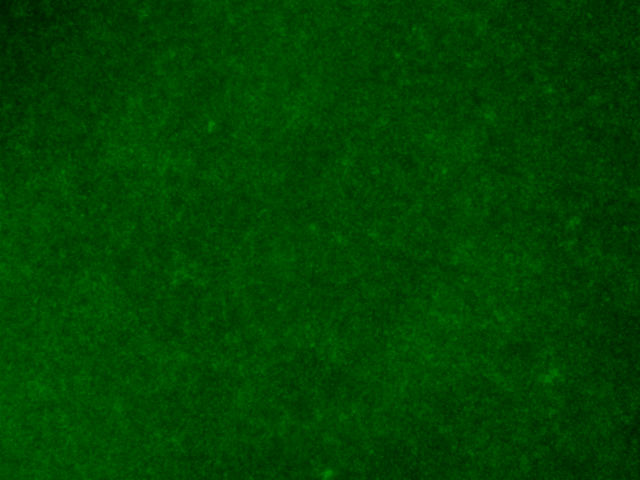
#> input picture biofilm_data/biofilm/NaIO4/NaIO4_20x_XY02_Z160_CH2.tif, 640 x 480 px; its folder holds 3 pictures in this run
$ python test.py   (older library calls are emulated)
#> lines starting #> are read from the running program, lines starting #| are printed output that depends on the picture; long printed decimals are rounded
### utils.py
import cv2
import numpy as np
import matplotlib.pyplot as plt
from pathlib import Path

def load_images(root) -> list[np.ndarray]:
    paths = sorted(
        [*Path(root).rglob("*.tif")],
        key=lambda p: p.as_posix().casefold()
    )
    return [img for p in paths if (img := cv2.imread(str(p), cv2.IMREAD_UNCHANGED)) is not None]

def grayscale(image) -> np.ndarray:
    return image[:,:,1]

def normalize(image) -> np.ndarray:
    return image / np.max(image)

# [4 lines left out: function display_image, not called in this run]

def display_grid_of_images(images) -> None:
    grid_size = int(np.ceil(np.sqrt(len(images))))
    plt.figure(figsize=(12, 12))
    for i in range(len(images)):
        plt.subplot(grid_size, grid_size, i + 1)
        plt.imshow(images[i])
        plt.axis('off')
    plt.tight_layout()
    plt.show()

def rotate_image_90(image) -> np.ndarray:
    return cv2.rotate(image, cv2.ROTATE_90_CLOCKWISE)

def rotate_image_180(image) -> np.ndarray:
    return cv2.rotate(image, cv2.ROTATE_180)

def rotate_image_270(image) -> np.ndarray:
    return cv2.rotate(image, cv2.ROTATE_90_COUNTERCLOCKWISE)

# [39 lines left out: function display_image_pairs, not called in this run]

### data_loading/biofilm_preprocess.py
import cv2
import numpy as np

def threshold_image(image, threshold_method):
    if threshold_method == "iterative":
        return iterative_threshold(image)
    else:
        raise ValueError(f"Invalid threshold method: {threshold_method}")


def get_biofilm_label(image,threshold, label):
    if label == "surface area":
        return get_surface_area(image, threshold)
    else:
        raise ValueError(f"Invalid label: {label}")


def get_surface_area(image, threshold):
    return np.sum(image > threshold) / (image.shape[0] * image.shape[1])


def preprocess_biofilm(image, clip_limit=2.0, tile_size=(8, 8), blur_ksize=(5, 5)):
    if len(image.shape) == 3 and image.shape[2] == 3:
        gray_image = cv2.cvtColor(image, cv2.COLOR_BGR2GRAY)
    else:
        gray_image = image
    clahe = cv2.createCLAHE(clipLimit=clip_limit, tileGridSize=tile_size)
    enhanced_image = clahe.apply(gray_image)
    normalized_image = cv2.normalize(
        src=enhanced_image,
        dst=None,
        alpha=0,
        beta=255,
        norm_type=cv2.NORM_MINMAX,
        dtype=cv2.CV_8U)
    preprocessed_image = cv2.GaussianBlur(normalized_image, blur_ksize, 0)
    return preprocessed_image


def iterative_threshold(image):
    iteration_count = 0
    current_threshold = 127.0
    last_threshold = -1.0
    tolerance = 0.5
    while abs(current_threshold - last_threshold) > tolerance:
        iteration_count += 1
        last_threshold = current_threshold
        background_pixels = image[image <= current_threshold]
        foreground_pixels = image[image > current_threshold]
        if background_pixels.size == 0:
            mean_bg = 0.0
        else:
            mean_bg = np.mean(background_pixels)
        if foreground_pixels.size == 0:
            mean_fg = 255.0
        else:
            mean_fg = np.mean(foreground_pixels)
        current_threshold = (mean_bg + mean_fg) / 2.0
    return int(round(current_threshold))

### test.py
from data_loading.release_preprocess import *
from data_loading.biofilm_preprocess import *
from utils import *


biofilm_images = load_images("biofilm_data/biofilm")
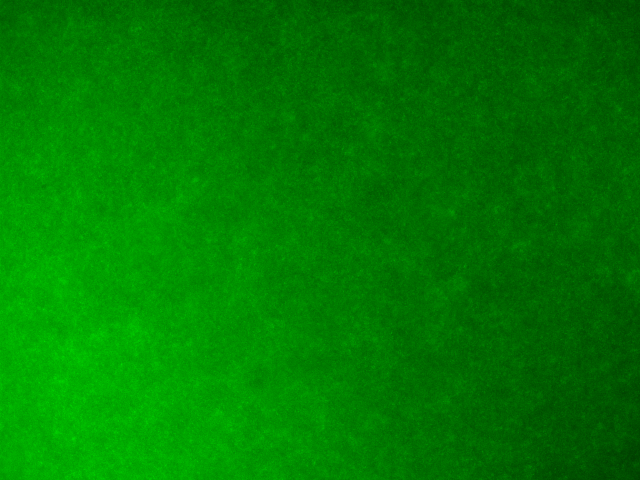
#> input picture biofilm_data/biofilm/NaIO4/NaIO4_20x_XY03_Z160_CH2.tif, 640 x 480 px
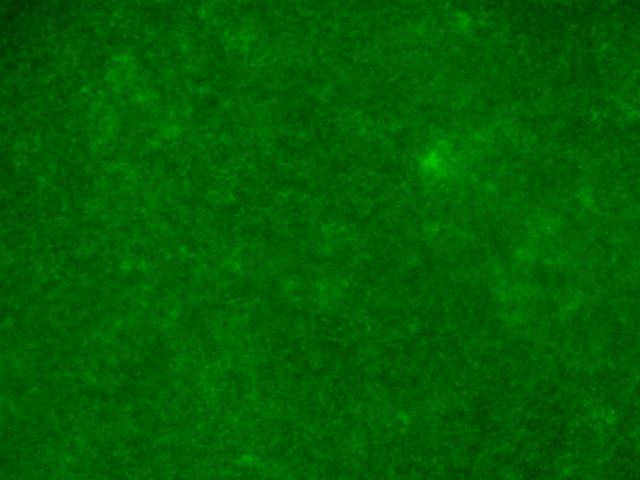
#> input picture biofilm_data/biofilm/NaIO4/NaIO4_20x_XY04_Z160_CH2.tif, 640 x 480 px
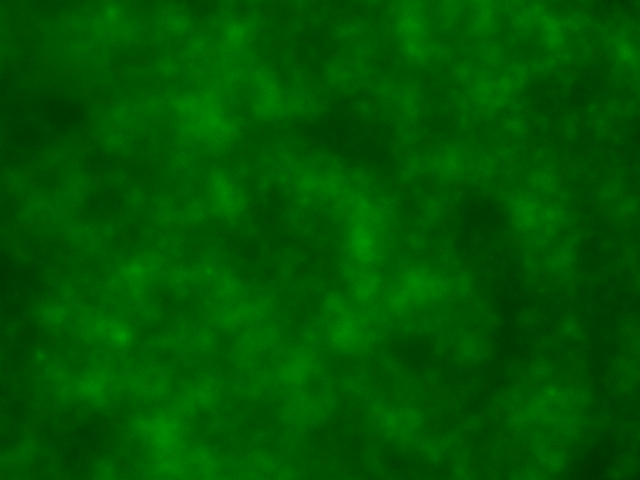
#> input picture biofilm_data/biofilm/Untreated/Untreated_20x_XY01_Z160_CH2.tif, 640 x 480 px
#> biofilm_images = 4 items
release_images = load_images("biofilm_data/release_cells")

biofilm_preprocessed_images = []
for image in biofilm_images:
    preprocessed_image = preprocess_biofilm(image)
    biofilm_preprocessed_images.append(preprocessed_image)
#> this loop made 4 passes
#> pass 1, in preprocess_biofilm, `gray_image = cv2.cvtColor(image, cv2.COLOR_BGR2GRAY)`:
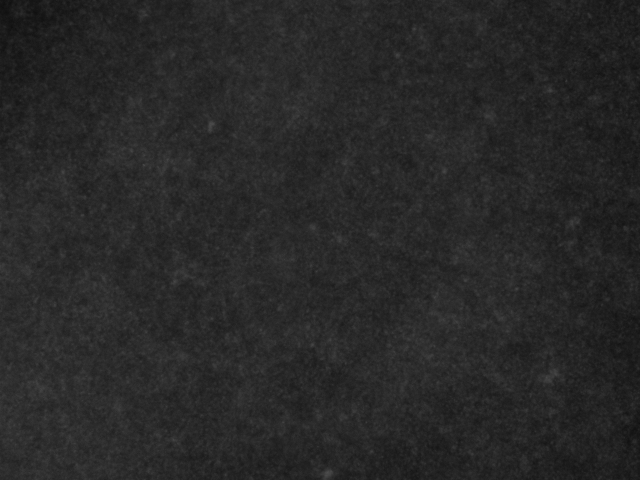
#> gray_image: shape (480, 640); min 15, max 77, mean 39.9
#> pass 1, in preprocess_biofilm, `enhanced_image = clahe.apply(gray_image)`:
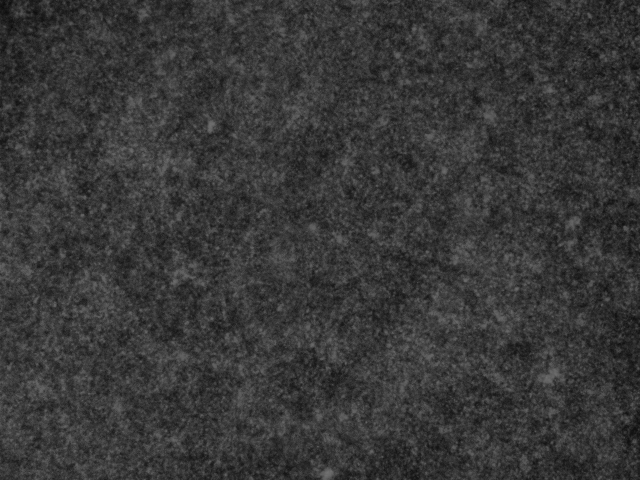
#> enhanced_image: shape (480, 640); min 13, max 114, mean 55.8
#> pass 1, in preprocess_biofilm, `normalized_image = cv2.normalize( src=enhanced_image, dst=None, alpha=..`:
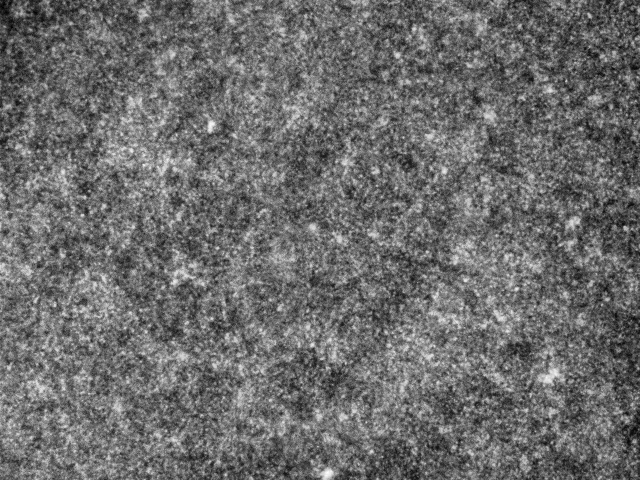
#> normalized_image: shape (480, 640); min 0, max 255, mean 108
#> after the loop, biofilm_preprocessed_images = 4 items

display_grid_of_images(biofilm_preprocessed_images)
#> in display_grid_of_images, `grid_size = int(np.ceil(np.sqrt(len(images))))`: grid_size = 2
#> the loop in display_grid_of_images, `for i in range(len(images)):` made 4 passes
#> in display_grid_of_images, `plt.show()`:
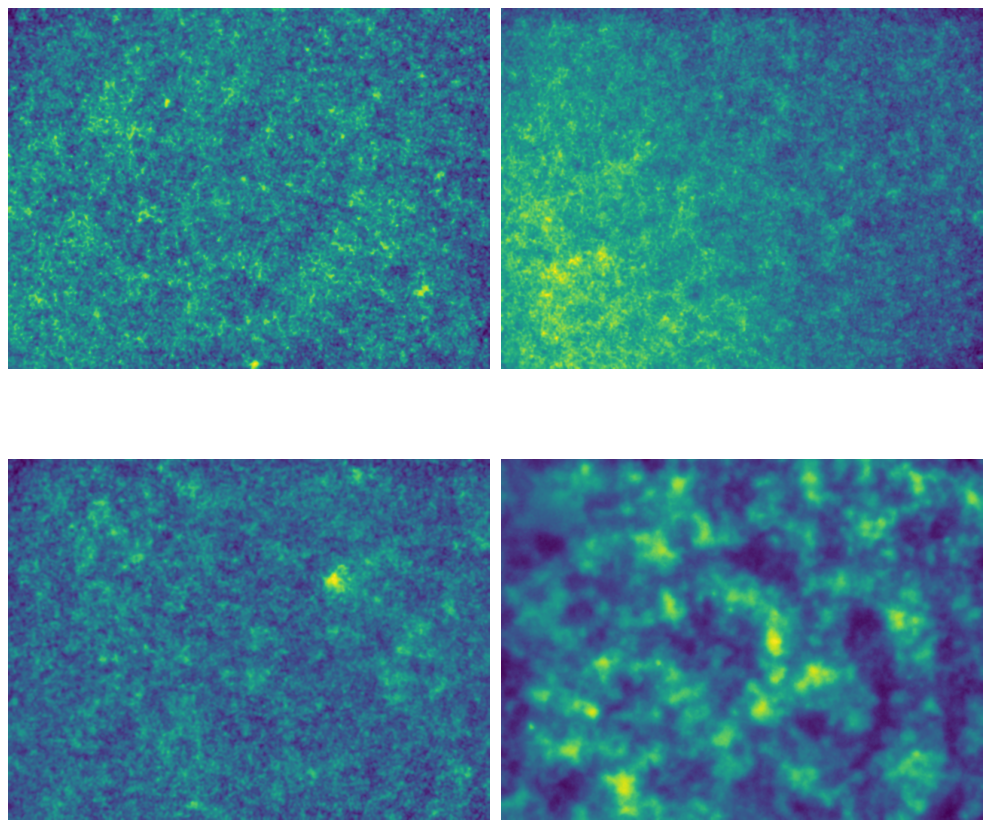
#> figure drawn by matplotlib, 4 panels

biofilm_labels = []
for image in biofilm_preprocessed_images:
    threshold = threshold_image(image, threshold_method="iterative")
    biofilm_label = get_biofilm_label(image, threshold, label="surface area")
    biofilm_labels.append(biofilm_label)
    print(f"Biofilm label: {biofilm_label}")
#> this loop made 4 passes
#> (threshold, biofilm_label) on passes 1 to 4: (110, 0.447), (114, 0.419), (96, 0.385), (105, 0.377)
#| Biofilm label: 0.4466
#| Biofilm label: 0.4188
#| Biofilm label: 0.3853
#| Biofilm label: 0.3766
#> after the loop, biofilm_labels = [0.447, 0.419, 0.385, 0.377]

release_patches = []
for image in release_images:
    image = grayscale(image)
    image = normalize(image)
    patches = extract_patches(image, patch_size=28, stride=28)
    release_patches.append(patches)
#> after the loop, release_patches = []

#> (the run stopped early here; a loop or call above may not have finished)
